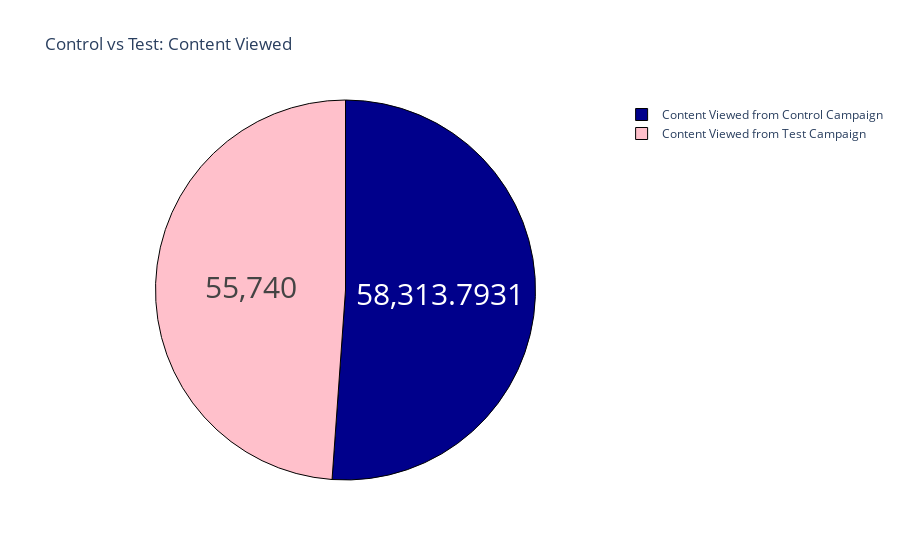

Notebook source saved alongside this figure:
### Markdown cell above
The test campaign wins in the number of website clicks.

### Code cell
#Now let’s have a look at the amount of content viewed after reaching the website from both campaigns:

label = ["Content Viewed from Control Campaign",
        "Content Viewed from Test Campaign"]
counts = [sum(control_data["Content Viewed"]),
         sum(test_data["Content Viewed"])]
colors = ['darkblue','pink']
fig = go.Figure(data=[go.Pie(labels=label,values=counts)])
fig.update_layout(title_text='Control vs Test: Content Viewed')
fig.update_traces(hoverinfo='label+percent',textinfo='value',
                 textfont_size=30,
                 marker=dict(colors=colors,
                            line=dict(color='black',width=1)))

### Figure 1 — Plotly figure (JSON) as saved in the notebook; plotly's stock layout.template omitted (floating-point values rounded to 4 significant figures)
{"data": [{"hoverinfo": "label+percent", "labels": ["Content Viewed from Control Campaign", "Content Viewed from Test Campaign"], "marker": {"colors": ["darkblue", "pink"], "line": {"color": "black", "width": 1}}, "textfont": {"size": 30}, "textinfo": "value", "type": "pie", "values": [58310.0, 55740]}], "layout": {"title": {"text": "Control vs Test: Content Viewed"}}}
